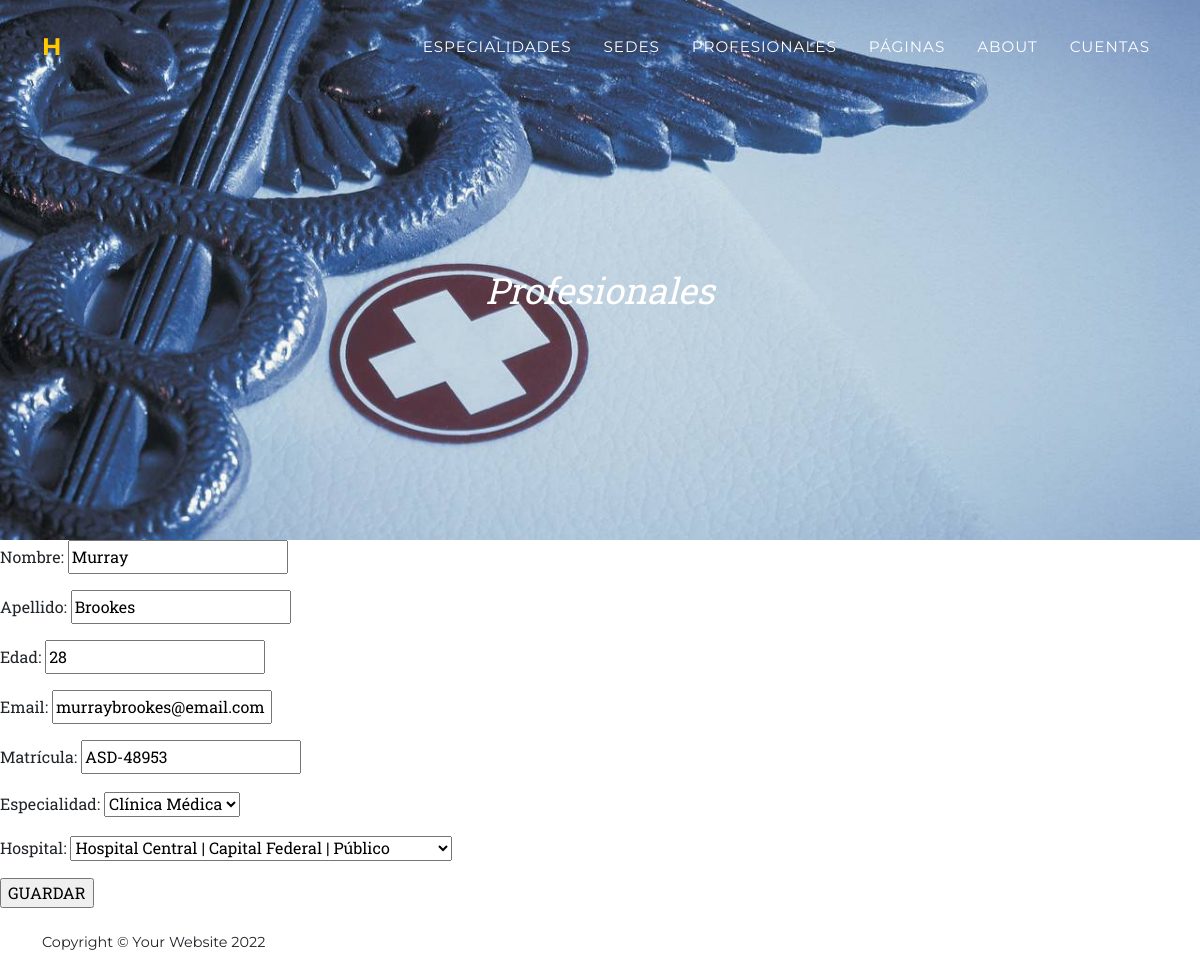
/profesional/edicion/0fe3aeea-2943-4f8c-bea5-4e980b1f2d5b (signed in), run on an earlier commit of the app's database.
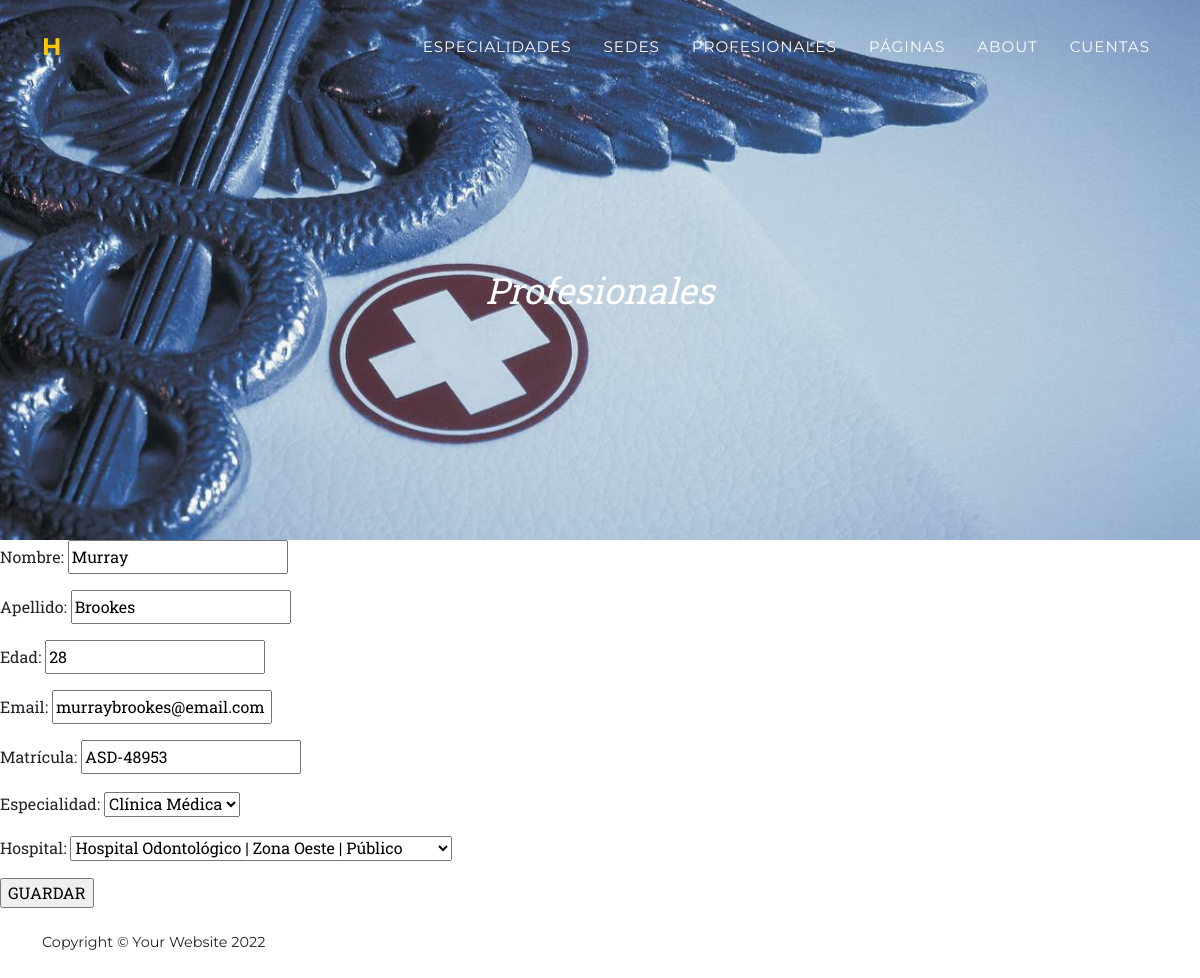
And on a later commit of the database.
### appHospital/models.py (models this page shows, shortened)
class Profesional(models.Model):
    id = models.CharField(max_length=40, default=uuid.uuid4(), primary_key=True)
    nombre = models.CharField(max_length=20)
    apellido = models.CharField(max_length=20)
    matrícula = models.CharField(max_length=15)
    edad = models.IntegerField()
    email = models.EmailField()
    especialidad = models.ForeignKey(Especialidad, on_delete=models.CASCADE)
    hospital = models.ForeignKey(Hospital, on_delete=models.CASCADE)

class Especialidad(models.Model):
    id = models.CharField(max_length=40, default=uuid.uuid4(), primary_key=True)
    nombre = models.CharField(max_length=20)
    descripcion = models.TextField(blank=True)
    def __str__(self) -> str:
        return self.nombre

class Hospital(models.Model):
    id = models.CharField(max_length=40, default=uuid.uuid4(), primary_key=True)
    nombre = models.CharField(max_length=50)
    zona = models.CharField(max_length=30)
    public = models.BooleanField(default=False)
    def __str__(self) -> str:
        if self.public == True:
            return self.nombre+" | "+self.zona+" | Público"
        else:
            return self.nombre+" | "+self.zona+" | Privado"

### appHospital/views.py (the view)
# urls.py: path('profesional/edicion/<pk>', ProfesionalEdicion.as_view(), name='profesional_edicion'),
class ProfesionalEdicion(LoginRequiredMixin, UpdateView):
    model = Profesional
    success_url = reverse_lazy('Profesional')
    fields = ['nombre', 'apellido', 'edad', 'email', 'matrícula', 'especialidad', 'hospital']

### appHospital/Templates/appHospital/profesional_form.html
{% extends 'appHospital/padre.html' %}
{% load static %}
{% block topPage %}
<a class="navbar-brand" href=" {% url 'index' %}">H</a>
{% endblock %}
{% block title %}
<div class="masthead-subheading">Profesionales</div>
{% endblock %}
{% block changingContent %}
<form method="POST">{% csrf_token %}
    {{form.as_p}}
<input type="submit" value="GUARDAR">
{% endblock %}

What changed in the data, as far as the page shows it:
changed Profesional "Brookes": hospital "Hospital Central | Capital Federal | Público" → "Hospital Odontológico | Zona Oeste | Público"
